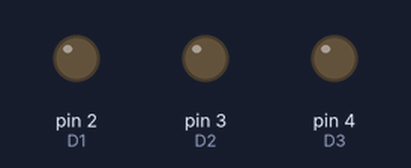
Bench run of a sketch on a simulated Arduino Uno, built with avr-gcc and run on an emulated ATmega328P. Shown: output pins drawn as LEDs (lit = HIGH). Pins used as bus, display or sensor lines are not drawn.

Above: at 0.1 s.
At 4.6 s:
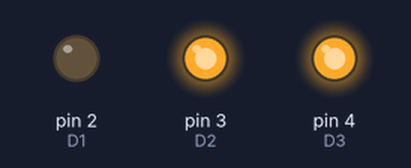
At 9.1 s:
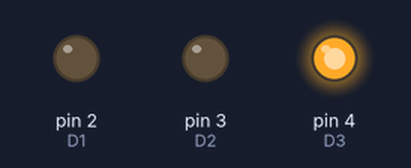
At 19.6 s:
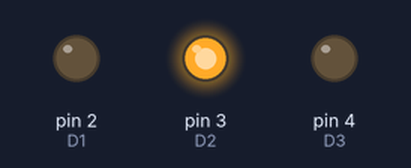
At 28.6 s:
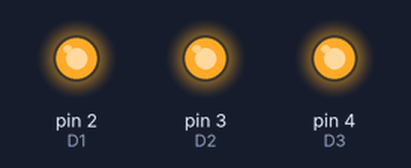
At 39.1 s:
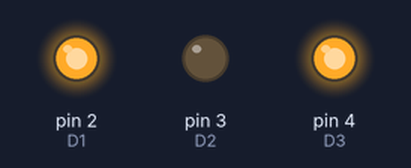
Timing chart, 0 to 40.0 s (numbered marks = the images above):
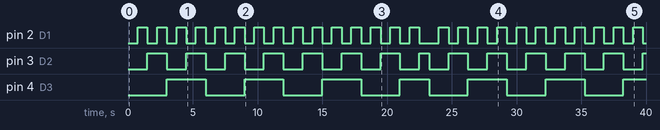

Measured:
- by itself, pin 2 (D1): goes 14 × (HIGH 0.75 s, LOW 0.75 s), HIGH 0.75 s, LOW 1.5 s, 10 × (HIGH 0.75 s, LOW 0.75 s), HIGH 0.75 s, then LOW
- by itself, pin 3 (D2): goes 7 × (HIGH 1.5 s, LOW 1.5 s), HIGH 0.75 s, 5 × (LOW 1.5 s, HIGH 1.5 s), LOW 1.5 s, then HIGH
- by itself, pin 4 (D3): LOW → HIGH at 3.0 s, → LOW 3.0 s later, → HIGH 3.0 s later, → LOW 3.0 s later, … (13 changes in this stretch)

The sketch:

Contador_5_bits_leds.ino
```cpp
/*
Fundación Kinal
Centro Educativo Técnico Labral Kinal
Electrónica
Grado: Quinto
Sección: A
Curso: Taller de Electrónica Digital y Reparación de Computadoras I
Nombre: Álvaro Anzueto Rodas
Carné: 2019373
*/

//Les definí un nuevo nombre para diferenciar los leds
#define D1 2//es el lsb
#define D2 3
#define D3 4
#define D4 5
#define D5 6

void setup() {
  pinMode(D1, OUTPUT);//Definí todos los pines como salidas
  pinMode(D2, OUTPUT);
  pinMode(D3, OUTPUT);
  pinMode(D4, OUTPUT);
  pinMode(D5, OUTPUT);

}

void loop() {
  //recuerda, es un contador binario, comenzando con el lsb
  //0
  digitalWrite(D1, LOW);//1
  digitalWrite(D2, LOW);//2
  digitalWrite(D3, LOW);//4
  digitalWrite(D4, LOW);//8
  digitalWrite(D5, LOW);//16
  delay(750);//se pausa por 0.75 segundos :v

  //1
  digitalWrite(D1, HIGH);
  digitalWrite(D2, LOW);
  digitalWrite(D3, LOW);
  digitalWrite(D4, LOW);
  digitalWrite(D5, LOW);
  delay(750);

  //2
  digitalWrite(D1, LOW);
  digitalWrite(D2, HIGH);
  digitalWrite(D3, LOW);
  digitalWrite(D4, LOW);
  digitalWrite(D5, LOW);
  delay(750);

  //3
  digitalWrite(D1, HIGH);
  digitalWrite(D2, HIGH);
  digitalWrite(D3, LOW);
  digitalWrite(D4, LOW);
  digitalWrite(D5, LOW);
  delay(750);

  //4
  digitalWrite(D1, LOW);
  digitalWrite(D2, LOW);
  digitalWrite(D3, HIGH);
  digitalWrite(D4, LOW);
  digitalWrite(D5, LOW);
  delay(750);

  //5
  digitalWrite(D1, HIGH);
  digitalWrite(D2, LOW);
  digitalWrite(D3, HIGH);
  digitalWrite(D4, LOW);
  digitalWrite(D5, LOW);
  delay(750);

  //6
  digitalWrite(D1, LOW);
  digitalWrite(D2, HIGH);
  digitalWrite(D3, HIGH);
  digitalWrite(D4, LOW);
  digitalWrite(D5, LOW);
  delay(750);

  //7
  digitalWrite(D1, HIGH);
  digitalWrite(D2, HIGH);
  digitalWrite(D3, HIGH);
  digitalWrite(D4, LOW);
  digitalWrite(D5, LOW);
  delay(750);

  //8
  digitalWrite(D1, LOW);
  digitalWrite(D2, LOW);
  digitalWrite(D3, LOW);
  digitalWrite(D4, HIGH);
  digitalWrite(D5, LOW);
  delay(750);

  //9
  digitalWrite(D1, HIGH);
  digitalWrite(D2, LOW);
  digitalWrite(D3, LOW);
  digitalWrite(D4, HIGH);
  digitalWrite(D5, LOW);
  delay(750);

  //10
  digitalWrite(D1, LOW);
  digitalWrite(D2, HIGH);
  digitalWrite(D3, LOW);
  digitalWrite(D4, HIGH);
  digitalWrite(D5, LOW);
  delay(750);

  //11
  digitalWrite(D1, HIGH);
  digitalWrite(D2, HIGH);
  digitalWrite(D3, LOW);
  digitalWrite(D4, HIGH);
  digitalWrite(D5, LOW);
  delay(750);

  //12
  digitalWrite(D1, LOW);
  digitalWrite(D2, LOW);
  digitalWrite(D3, HIGH);
  digitalWrite(D4, HIGH);
  digitalWrite(D5, LOW);
  delay(750);

  //13
  digitalWrite(D1, HIGH);
  digitalWrite(D2, LOW);
  digitalWrite(D3, HIGH);
  digitalWrite(D4, HIGH);
  digitalWrite(D5, LOW);
  delay(750);

  //14
  digitalWrite(D1, LOW);
  digitalWrite(D2, HIGH);
  digitalWrite(D3, HIGH);
  digitalWrite(D4, HIGH);
  digitalWrite(D5, LOW);
  delay(750);

  //15
  digitalWrite(D1, HIGH);
  digitalWrite(D2, HIGH);
  digitalWrite(D3, HIGH);
  digitalWrite(D4, HIGH);
  digitalWrite(D5, LOW);
  delay(750);

  //16
  digitalWrite(D1, LOW);
  digitalWrite(D2, LOW);
  digitalWrite(D3, LOW);
  digitalWrite(D4, LOW);
  digitalWrite(D5, HIGH);
  delay(750);

  //17
  digitalWrite(D1, HIGH);
  digitalWrite(D2, LOW);
  digitalWrite(D3, LOW);
  digitalWrite(D4, LOW);
  digitalWrite(D5, HIGH);
  delay(750);

  //18
  digitalWrite(D1, LOW);
  digitalWrite(D2, HIGH);
  digitalWrite(D3, LOW);
  digitalWrite(D4, LOW);
  digitalWrite(D5, HIGH);
  delay(750);

  //19
  digitalWrite(D1, HIGH);
  digitalWrite(D2, HIGH);
  digitalWrite(D3, LOW);
  digitalWrite(D4, LOW);
  digitalWrite(D5, HIGH);
  delay(750);

  //20
  digitalWrite(D1, LOW);
  digitalWrite(D2, LOW);
  digitalWrite(D3, HIGH);
  digitalWrite(D4, LOW);
  digitalWrite(D5, HIGH);
  delay(750);

  //21
  digitalWrite(D1, HIGH);
  digitalWrite(D2, LOW);
  digitalWrite(D3, HIGH);
  digitalWrite(D4, LOW);
  digitalWrite(D5, HIGH);
  delay(750);

  //22
  digitalWrite(D1, LOW);
  digitalWrite(D2, HIGH);
  digitalWrite(D3, HIGH);
  digitalWrite(D4, LOW);
  digitalWrite(D5, HIGH);
  delay(750);

  //23
  digitalWrite(D1, HIGH);
  digitalWrite(D2, HIGH);
  digitalWrite(D3, HIGH);
  digitalWrite(D4, LOW);
  digitalWrite(D5, HIGH);
  delay(750);

  //24
  digitalWrite(D1, LOW);
  digitalWrite(D2, LOW);
  digitalWrite(D3, LOW);
  digitalWrite(D4, HIGH);
  digitalWrite(D5, HIGH);
  delay(750);

  //25
  digitalWrite(D1, HIGH);
  digitalWrite(D2, LOW);
  digitalWrite(D3, LOW);
  digitalWrite(D4, HIGH);
  digitalWrite(D5, HIGH);
  delay(750);

  //26
  digitalWrite(D1, LOW);
  digitalWrite(D2, HIGH);
  digitalWrite(D3, LOW);
  digitalWrite(D4, HIGH);
  digitalWrite(D5, HIGH);
  delay(750);

  //27
  digitalWrite(D1, HIGH);
  digitalWrite(D2, HIGH);
  digitalWrite(D3, LOW);
  digitalWrite(D4, HIGH);
  digitalWrite(D5, HIGH);
  delay(750);

  //28
  digitalWrite(D1, LOW);
  digitalWrite(D2, LOW);
  digitalWrite(D3, HIGH);
  digitalWrite(D4, HIGH);
  digitalWrite(D5, HIGH);
  delay(750);

  //29
  digitalWrite(D1, HIGH);
  digitalWrite(D2, LOW);
  digitalWrite(D3, HIGH);
  digitalWrite(D4, HIGH);
  digitalWrite(D5, HIGH);
  delay(750);

  //30
  digitalWrite(D1, LOW);//1
  digitalWrite(D2, HIGH);//2
  digitalWrite(D3, HIGH);//4
  digitalWrite(D4, HIGH);//8
  digitalWrite(D5, HIGH);//16
  delay(750);

}
```
